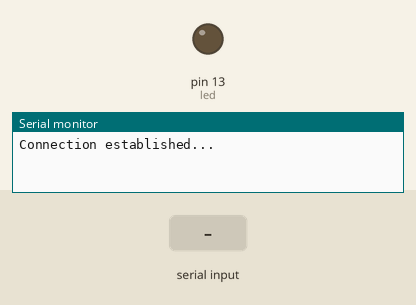
The sketch below on a simulated Arduino Uno, built with avr-gcc and run on an emulated ATmega328P. On the bench: output pins drawn as LEDs (lit = HIGH), the last lines printed to the serial monitor. Inputs (shaded band) come from the test bench.

Above: at 1.2 s.
1.3 s: "1" received over Serial
At 2.5 s:
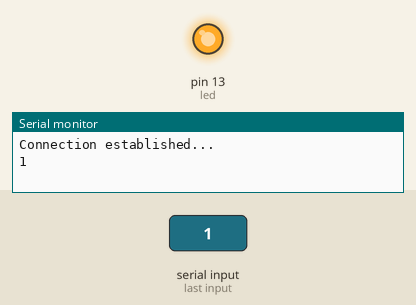
2.8 s: "0" received over Serial
At 3.8 s:
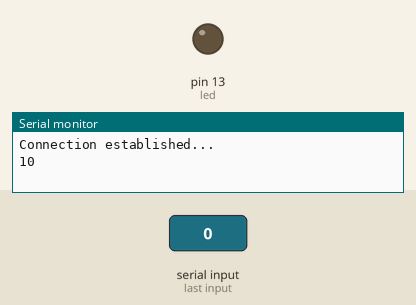
Timing chart, 0 to 5.8 s (numbered marks = the images above; inputs shaded):
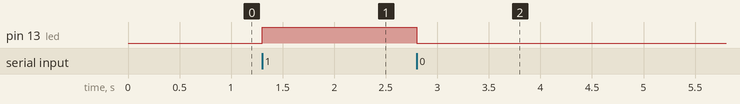

Measured:
- after the input at 1.3 s, pin 13 (led): LOW → HIGH at once
- after the input at 2.8 s, pin 13 (led): HIGH → LOW at once

The sketch:

serial_read.ino
```cpp
#define led 13
char value = '0';

void setup() {
      Serial.begin(9600);
      pinMode(led, OUTPUT);
      digitalWrite (led, LOW);
      Serial.println("Connection established...");
   }

void loop() {
     while (Serial.available())
        {
           value = Serial.read();
           Serial.print(value);
        }

     if (value == '1')
        digitalWrite (led, HIGH);

     else if (value == '0')
        digitalWrite (led, LOW);
   }
```
